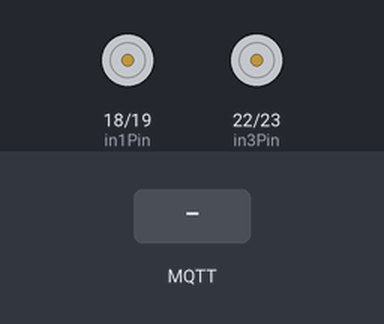
The sketch below on a simulated ESP32. On the bench: motor-driver pin pairs drawn as motors (green arrow = first pin HIGH = forward, orange = second pin HIGH = backward, longer = more drive). The inputs (shaded band) are chosen by the test bench. WiFi joins after 1.5 s; servers stay silent unless stated; no MQTT or app messages arrive unless stated; what the sketch prints to the serial monitor is not drawn.

Above: at 2.7 s.
2.8 s: MQTT message "1" arrives on the first subscribed topic
At 3.6 s:
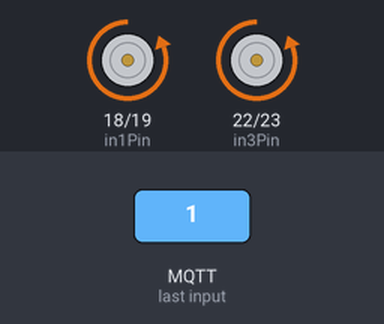
4.3 s: MQTT message "2" arrives on the first subscribed topic
At 4.8 s:
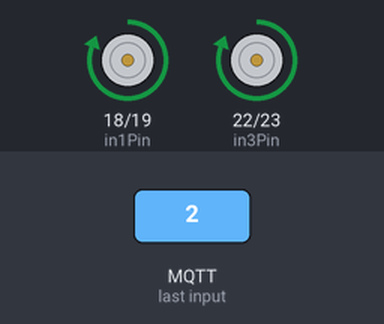
5.8 s: MQTT message "3" arrives on the first subscribed topic
At 7.0 s:
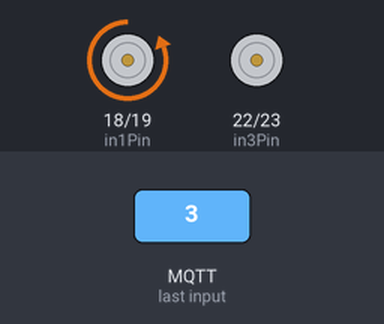
7.3 s: MQTT message "4" arrives on the first subscribed topic
At 8.2 s:
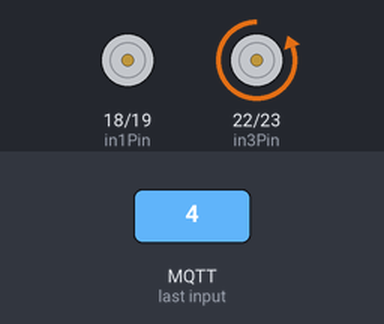
Timing chart, 0 to 9.8 s (numbered marks = the images above; inputs shaded):
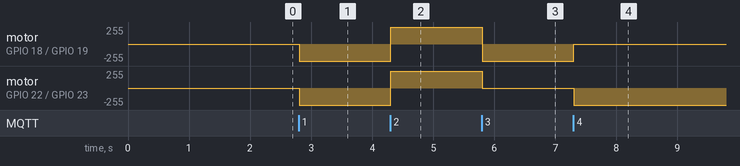

The sketch:

main.ino
```cpp
#include <WiFi.h>
#include <PubSubClient.h>

// กำหนดขา
const int in1Pin = 18;
const int in2Pin = 19;
const int in3Pin = 22;
const int in4Pin = 23;

// Wi-Fi config
const char* ssid = "Phupha&Game_2.4G";
const char* password = "0982607298";

// MQTT config
const char* mqtt_server = "192.168.1.48";  // IP ของ MQTT Broker (Node-RED)
const int mqtt_port = 1883;
const char* mqtt_topic = "car/control";

WiFiClient espClient;
PubSubClient client(espClient);

void setup_wifi() {
  delay(10);
  Serial.println("Connecting to WiFi...");
  WiFi.begin(ssid, password);
  while (WiFi.status() != WL_CONNECTED) {
    delay(500);
    Serial.print(".");
  }
  Serial.println("\nWiFi connected");
}

void callback(char* topic, byte* message, unsigned int length) {
  String msgStr;
  for (int i = 0; i < length; i++) {
    msgStr += (char)message[i];
  }

  int command = msgStr.toInt();  // แปลงเป็นตัวเลข

  Serial.println("====================");
  Serial.print("Topic: ");
  Serial.println(topic);
  Serial.print("Payload (number): ");
  Serial.println(command);

  switch (command) {
    case 1:  // Forward
      Serial.println("Direction: Forward");
      digitalWrite(in1Pin, LOW);
      digitalWrite(in2Pin, HIGH);
      digitalWrite(in3Pin, LOW);
      digitalWrite(in4Pin, HIGH);
      break;

    case 2:  // Backward
      Serial.println("Direction: Backward");
      digitalWrite(in1Pin, HIGH);
      digitalWrite(in2Pin, LOW);
      digitalWrite(in3Pin, HIGH);
      digitalWrite(in4Pin, LOW);
      break;

    case 3:  // Left
      Serial.println("Direction: Left");
      digitalWrite(in1Pin, LOW);
      digitalWrite(in2Pin, HIGH);
      digitalWrite(in3Pin, LOW);
      digitalWrite(in4Pin, LOW);
      break;

    case 4:  // Right
      Serial.println("Direction: Right");
      digitalWrite(in1Pin, LOW);
      digitalWrite(in2Pin, LOW);
      digitalWrite(in3Pin, LOW);
      digitalWrite(in4Pin, HIGH);
      break;

    case 0:  // Stop
      Serial.println("Direction: Stop");
      digitalWrite(in1Pin, LOW);
      digitalWrite(in2Pin, LOW);
      digitalWrite(in3Pin, LOW);
      digitalWrite(in4Pin, LOW);
      break;

    default:
      Serial.println("Unknown Command");
      break;
  }

  Serial.println("====================\n");
}

void reconnect() {
  while (!client.connected()) {
    Serial.print("Attempting MQTT connection...");
    if (client.connect("ESP32CarClient")) {
      Serial.println("connected");
      client.subscribe(mqtt_topic);
    } else {
      Serial.print("failed, rc=");
      Serial.print(client.state());
      delay(5000);
    }
  }
}

void setup() {
  Serial.begin(115200);

  pinMode(in1Pin, OUTPUT);
  pinMode(in2Pin, OUTPUT);
  pinMode(in3Pin, OUTPUT);
  pinMode(in4Pin, OUTPUT);

  setup_wifi();

  client.setServer(mqtt_server, mqtt_port);
  client.setCallback(callback);
}

void loop() {
  if (!client.connected()) {
    reconnect();
  }
  client.loop();
}
```

Measured:
- after the input at 2.8 s, motor on GPIO 18 (in1Pin) / GPIO 19 (in2Pin), motor on GPIO 22 (in3Pin) / GPIO 23 (in4Pin): stopped → backward 255/255 at once
- after the input at 4.3 s, motor on GPIO 18 (in1Pin) / GPIO 19 (in2Pin), motor on GPIO 22 (in3Pin) / GPIO 23 (in4Pin): backward 255/255 → forward 255/255 at once
- after the input at 5.8 s, motor on GPIO 18 (in1Pin) / GPIO 19 (in2Pin): forward 255/255 → backward 255/255 at once; motor on GPIO 22 (in3Pin) / GPIO 23 (in4Pin): forward 255/255 → stopped at once
- after the input at 7.3 s, motor on GPIO 18 (in1Pin) / GPIO 19 (in2Pin): backward 255/255 → stopped at once; motor on GPIO 22 (in3Pin) / GPIO 23 (in4Pin): stopped → backward 255/255 at once
